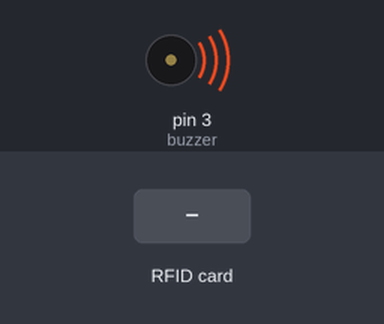
Bench run of a sketch on a simulated Arduino Uno, built with avr-gcc and run on an emulated ATmega328P. Parts: buzzer (waves = sounding, pin HIGH). The test bench sets the inputs (shaded band). Pins used as bus, display or sensor lines are not drawn; what the sketch prints to the serial monitor is not drawn.

Above: at 0.1 s.
At 1.6 s:
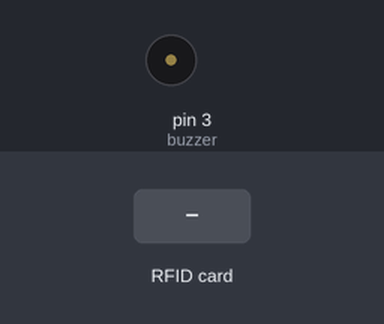
1.7 s: RFID card 5E 7A 19 C4 held to the reader
At 1.95 s:
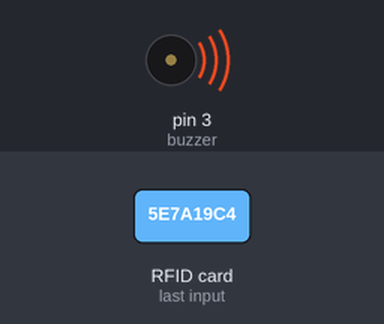
Timing chart, 0 to 4.7 s (numbered marks = the images above; inputs shaded):
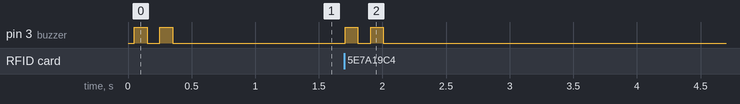

Measured:
- after the input at 1.7 s, pin 3 (buzzer): alternates HIGH for 0.10 s and LOW for 0.10 s, 4 changes in all, then stays LOW, starting at once

The sketch:

7.RFID_KE2.ino
```cpp
#include <SPI.h>
#include <MFRC522.h>

String uidString;

int buzzer = 3;
#define SS_PIN 10
#define RST_PIN 9
MFRC522 mfrc522(SS_PIN, RST_PIN);  // create MFRC522 instance

void setup()
{
  // put your setup code here, to run once:
  Serial.begin(9600);
  pinMode (buzzer,OUTPUT);
  SPI.begin();
  mfrc522.PCD_Init();
  bunyibuzzeroke();
}

void loop()
{
  // put your main code here, to run repeatedly:
  if(mfrc522.PICC_IsNewCardPresent())
  {
  readRFID();
  Serial.print( " Tag UID : " );
  Serial.println(uidString);
  }
}

void readRFID()
  {
    mfrc522.PICC_ReadCardSerial();
    //SOUND THE BUZZER WHEN A CARD IS READ
    bunyibuzzeroke();
    //PEMBATAS BISA DIRUBAH SESUAI KEINGINAN, DISINI YANG DIGUNAKAN "-"
    uidString = String(mfrc522.uid.uidByte[0]) + "-" +
    String(mfrc522.uid.uidByte[1]) + "-" +
    String(mfrc522.uid.uidByte[2]) + "-" +
    String(mfrc522.uid.uidByte[3]);

  }

void bunyibuzzeroke()
  {
    digitalWrite(buzzer,HIGH);
    delay(100);
    digitalWrite(buzzer,LOW);
    delay(100);
    digitalWrite(buzzer,HIGH);
    delay(100);
    digitalWrite(buzzer,LOW);
    delay(100);
  }

void bunyibuzzersalah()
{
  digitalWrite(buzzer,HIGH);
  delay(1000);
}
```
